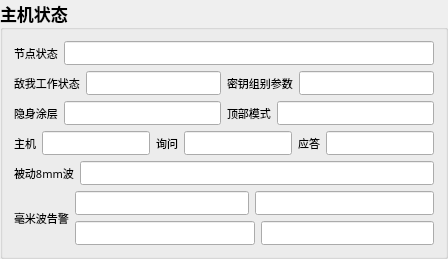
         <widget class="QGroupBox" name="groupBox_30">
          <property name="enabled">
           <bool>true</bool>
          </property>
          <property name="sizePolicy">
           <sizepolicy hsizetype="Preferred" vsizetype="Preferred">
            <horstretch>0</horstretch>
            <verstretch>0</verstretch>
           </sizepolicy>
          </property>
          <property name="minimumSize">
           <size>
            <width>0</width>
            <height>0</height>
           </size>
          </property>
          <property name="maximumSize">
           <size>
            <width>16777215</width>
            <height>16777215</height>
           </size>
          </property>
          <property name="font">
           <font>
            <family>微软雅黑</family>
            <pointsize>13</pointsize>
            <weight>75</weight>
            <bold>true</bold>
           </font>
          </property>
          <property name="mouseTracking">
           <bool>false</bool>
          </property>
          <property name="title">
           <string>主机状态</string>
          </property>
          <property name="flat">
           <bool>false</bool>
          </property>
          <property name="checkable">
           <bool>false</bool>
          </property>
          <layout class="QGridLayout" name="gridLayout_12">
           <item row="0" column="0">
            <layout class="QGridLayout" name="gridLayout_30">
             <item row="0" column="0">
              <layout class="QGridLayout" name="gridLayout_6">
               <item row="1" column="2">
                <widget class="QLineEdit" name="lineEdit_ReadTheWorkingStatusOfFriendlyAndEnemyForces">
                 <property name="font">
                  <font>
                   <family>微软雅黑</family>
                   <pointsize>8</pointsize>
                   <weight>50</weight>
                   <bold>false</bold>
                  </font>
                 </property>
                </widget>
               </item>
               <item row="0" column="0">
                <widget class="QLabel" name="label_127">
                 <property name="minimumSize">
                  <size>
                   <width>0</width>
                   <height>0</height>
                  </size>
                 </property>
                 <property name="font">
                  <font>
                   <family>微软雅黑</family>
                   <pointsize>8</pointsize>
                   <weight>50</weight>
                   <bold>false</bold>
                  </font>
                 </property>
                 <property name="text">
                  <string>节点状态</string>
                 </property>
                </widget>
               </item>
               <item row="0" column="1" colspan="5">
                <widget class="QLineEdit" name="lineEdit_104">
                 <property name="font">
                  <font>
                   <family>微软雅黑</family>
                   <pointsize>8</pointsize>
                   <weight>50</weight>
                   <bold>false</bold>
                  </font>
                 </property>
                </widget>
               </item>
               <item row="2" column="1" colspan="2">
                <widget class="QLineEdit" name="lineEdit_ReadStealthCoating">
                 <property name="font">
                  <font>
                   <family>微软雅黑</family>
                   <pointsize>8</pointsize>
                   <weight>50</weight>
                   <bold>false</bold>
                  </font>
                 </property>
                </widget>
               </item>
               <item row="2" column="4" colspan="2">
                <widget class="QLineEdit" name="lineEdit_ReadTopMode">
                 <property name="font">
                  <font>
                   <family>微软雅黑</family>
                   <pointsize>8</pointsize>
                   <weight>50</weight>
                   <bold>false</bold>
                  </font>
                 </property>
                </widget>
               </item>
               <item row="1" column="3" colspan="2">
                <widget class="QLabel" name="label_128">
                 <property name="minimumSize">
                  <size>
                   <width>0</width>
                   <height>0</height>
                  </size>
                 </property>
                 <property name="font">
                  <font>
                   <family>微软雅黑</family>
                   <pointsize>8</pointsize>
                   <weight>50</weight>
                   <bold>false</bold>
                  </font>
                 </property>
                 <property name="text">
                  <string>密钥组别参数</string>
                 </property>
                </widget>
               </item>
               <item row="2" column="3">
                <widget class="QLabel" name="label_130">
                 <property name="minimumSize">
                  <size>
                   <width>0</width>
                   <height>0</height>
                  </size>
                 </property>
                 <property name="font">
                  <font>
                   <family>微软雅黑</family>
                   <pointsize>8</pointsize>
                   <weight>50</weight>
                   <bold>false</bold>
                  </font>
                 </property>
                 <property name="text">
                  <string>顶部模式</string>
                 </property>
                </widget>
               </item>
               <item row="1" column="0" colspan="2">
                <widget class="QLabel" name="label_129">
                 <property name="minimumSize">
                  <size>
                   <width>0</width>
                   <height>0</height>
                  </size>
                 </property>
                 <property name="font">
                  <font>
                   <family>微软雅黑</family>
                   <pointsize>8</pointsize>
                   <weight>50</weight>
                   <bold>false</bold>
                  </font>
                 </property>
                 <property name="text">
                  <string>敌我工作状态</string>
                 </property>
                </widget>
               </item>
               <item row="1" column="5">
                <widget class="QLineEdit" name="lineEdit_ReadKeyGroupParameters">
                 <property name="font">
                  <font>
                   <family>微软雅黑</family>
                   <pointsize>8</pointsize>
                   <weight>50</weight>
                   <bold>false</bold>
                  </font>
                 </property>
                </widget>
               </item>
               <item row="2" column="0">
                <widget class="QLabel" name="label_132">
                 <property name="minimumSize">
                  <size>
                   <width>0</width>
                   <height>0</height>
                  </size>
                 </property>
                 <property name="font">
                  <font>
                   <family>微软雅黑</family>
                   <pointsize>8</pointsize>
                   <weight>50</weight>
                   <bold>false</bold>
                  </font>
                 </property>
                 <property name="text">
                  <string>隐身涂层</string>
                 </property>
                </widget>
               </item>
              </layout>
             </item>
             <item row="1" column="0">
              <layout class="QHBoxLayout" name="horizontalLayout_7">
               <item>
                <widget class="QLabel" name="label_84">
                 <property name="minimumSize">
                  <size>
                   <width>0</width>
                   <height>0</height>
                  </size>
                 </property>
                 <property name="font">
                  <font>
                   <family>微软雅黑</family>
                   <pointsize>8</pointsize>
                   <weight>50</weight>
                   <bold>false</bold>
                  </font>
                 </property>
                 <property name="text">
                  <string>主机</string>
                 </property>
                 <property name="alignment">
                  <set>Qt::AlignCenter</set>
                 </property>
                </widget>
               </item>
               <item>
                <widget class="QLineEdit" name="lineEdit_dwsbHost">
                 <property name="maximumSize">
                  <size>
                   <width>16777215</width>
                   <height>16777215</height>
                  </size>
                 </property>
                 <property name="font">
                  <font>
                   <family>微软雅黑</family>
                   <pointsize>8</pointsize>
                   <weight>50</weight>
                   <bold>false</bold>
                  </font>
                 </property>
                </widget>
               </item>
               <item>
                <widget class="QLabel" name="label_85">
                 <property name="minimumSize">
                  <size>
                   <width>0</width>
                   <height>0</height>
                  </size>
                 </property>
                 <property name="font">
                  <font>
                   <family>微软雅黑</family>
                   <pointsize>8</pointsize>
                   <weight>50</weight>
                   <bold>false</bold>
                  </font>
                 </property>
                 <property name="text">
                  <string>询问</string>
                 </property>
                 <property name="alignment">
                  <set>Qt::AlignCenter</set>
                 </property>
                </widget>
               </item>
               <item>
                <widget class="QLineEdit" name="lineEdit_dwsbInquiry">
                 <property name="maximumSize">
                  <size>
                   <width>16777215</width>
                   <height>16777215</height>
                  </size>
                 </property>
                 <property name="font">
                  <font>
                   <family>微软雅黑</family>
                   <pointsize>8</pointsize>
                   <weight>50</weight>
                   <bold>false</bold>
                  </font>
                 </property>
                </widget>
               </item>
               <item>
                <widget class="QLabel" name="label_86">
                 <property name="minimumSize">
                  <size>
                   <width>0</width>
                   <height>0</height>
                  </size>
                 </property>
                 <property name="font">
                  <font>
                   <family>微软雅黑</family>
                   <pointsize>8</pointsize>
                   <weight>50</weight>
                   <bold>false</bold>
                  </font>
                 </property>
                 <property name="text">
                  <string>应答</string>
                 </property>
                 <property name="alignment">
                  <set>Qt::AlignCenter</set>
                 </property>
                </widget>
               </item>
               <item>
                <widget class="QLineEdit" name="lineEdit_dwsbAnswer">
                 <property name="maximumSize">
                  <size>
                   <width>16777215</width>
                   <height>16777215</height>
                  </size>
                 </property>
                 <property name="font">
                  <font>
                   <family>微软雅黑</family>
                   <pointsize>8</pointsize>
                   <weight>50</weight>
                   <bold>false</bold>
                  </font>
                 </property>
                </widget>
               </item>
              </layout>
             </item>
             <item row="2" column="0">
              <layout class="QHBoxLayout" name="horizontalLayout_8">
               <item>
                <widget class="QLabel" name="label_87">
                 <property name="minimumSize">
                  <size>
                   <width>0</width>
                   <height>0</height>
                  </size>
                 </property>
                 <property name="font">
                  <font>
                   <family>微软雅黑</family>
                   <pointsize>8</pointsize>
                   <weight>50</weight>
                   <bold>false</bold>
                  </font>
                 </property>
                 <property name="text">
                  <string>被动8mm波</string>
                 </property>
                </widget>
               </item>
               <item>
                <widget class="QLineEdit" name="lineEdit_70">
                 <property name="maximumSize">
                  <size>
                   <width>16777215</width>
                   <height>16777215</height>
                  </size>
                 </property>
                 <property name="font">
                  <font>
                   <family>微软雅黑</family>
                   <pointsize>8</pointsize>
                   <weight>50</weight>
                   <bold>false</bold>
                  </font>
                 </property>
                </widget>
               </item>
              </layout>
             </item>
             <item row="3" column="0">
              <layout class="QHBoxLayout" name="horizontalLayout_12">
               <item>
                <widget class="QLabel" name="label_89">
                 <property name="minimumSize">
                  <size>
                   <width>0</width>
                   <height>0</height>
                  </size>
                 </property>
                 <property name="font">
                  <font>
                   <family>微软雅黑</family>
                   <pointsize>8</pointsize>
                   <weight>50</weight>
                   <bold>false</bold>
                  </font>
                 </property>
                 <property name="text">
                  <string>毫米波告警</string>
                 </property>
                </widget>
               </item>
               <item>
                <layout class="QGridLayout" name="gridLayout_7">
                 <item row="0" column="0">
                  <widget class="QLineEdit" name="lineEdit_hmbLeftFront">
                   <property name="maximumSize">
                    <size>
                     <width>16777215</width>
                     <height>16777215</height>
                    </size>
                   </property>
                   <property name="font">
                    <font>
                     <family>微软雅黑</family>
                     <pointsize>8</pointsize>
                     <weight>50</weight>
                     <bold>false</bold>
                    </font>
                   </property>
                  </widget>
                 </item>
                 <item row="0" column="1" colspan="2">
                  <widget class="QLineEdit" name="lineEdit_hmbRightFront">
                   <property name="maximumSize">
                    <size>
                     <width>16777215</width>
                     <height>16777215</height>
                    </size>
                   </property>
                   <property name="font">
                    <font>
                     <family>微软雅黑</family>
                     <pointsize>8</pointsize>
                     <weight>50</weight>
                     <bold>false</bold>
                    </font>
                   </property>
                  </widget>
                 </item>
                 <item row="1" column="0" colspan="2">
                  <widget class="QLineEdit" name="lineEdit_hmbLeftRear">
                   <property name="maximumSize">
                    <size>
                     <width>16777215</width>
                     <height>16777215</height>
                    </size>
                   </property>
                   <property name="font">
                    <font>
                     <family>微软雅黑</family>
                     <pointsize>8</pointsize>
                     <weight>50</weight>
                     <bold>false</bold>
                    </font>
                   </property>
                  </widget>
                 </item>
                 <item row="1" column="2">
                  <widget class="QLineEdit" name="lineEdit_hmbRightRear">
                   <property name="maximumSize">
                    <size>
                     <width>16777215</width>
                     <height>16777215</height>
                    </size>
                   </property>
                   <property name="font">
                    <font>
                     <family>微软雅黑</family>
                     <pointsize>8</pointsize>
                     <weight>50</weight>
                     <bold>false</bold>
                    </font>
                   </property>
                  </widget>
                 </item>
                </layout>
               </item>
              </layout>
             </item>
            </layout>
           </item>
          </layout>
         </widget>
